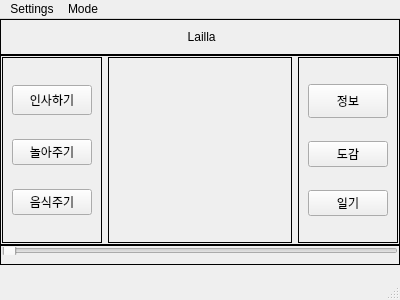
<?xml version="1.0" encoding="UTF-8"?>
<ui version="4.0">
 <class>MainModeWindow</class>
 <widget class="QMainWindow" name="MainModeWindow">
  <property name="geometry">
   <rect>
    <x>0</x>
    <y>0</y>
    <width>400</width>
    <height>300</height>
   </rect>
  </property>
  <property name="sizePolicy">
   <sizepolicy hsizetype="Fixed" vsizetype="Fixed">
    <horstretch>0</horstretch>
    <verstretch>0</verstretch>
   </sizepolicy>
  </property>
  <property name="minimumSize">
   <size>
    <width>400</width>
    <height>300</height>
   </size>
  </property>
  <property name="maximumSize">
   <size>
    <width>400</width>
    <height>300</height>
   </size>
  </property>
  <property name="windowTitle">
   <string>My Robot Online</string>
  </property>
  <property name="locale">
   <locale language="Korean" country="SouthKorea"/>
  </property>
  <widget class="QWidget" name="centralwidget">
   <property name="sizePolicy">
    <sizepolicy hsizetype="Preferred" vsizetype="Preferred">
     <horstretch>0</horstretch>
     <verstretch>0</verstretch>
    </sizepolicy>
   </property>
   <property name="maximumSize">
    <size>
     <width>400</width>
     <height>267</height>
    </size>
   </property>
   <property name="locale">
    <locale language="Korean" country="SouthKorea"/>
   </property>
   <widget class="QFrame" name="verticalFrame">
    <property name="enabled">
     <bool>true</bool>
    </property>
    <property name="geometry">
     <rect>
      <x>0</x>
      <y>0</y>
      <width>400</width>
      <height>246</height>
     </rect>
    </property>
    <property name="sizePolicy">
     <sizepolicy hsizetype="Preferred" vsizetype="Preferred">
      <horstretch>0</horstretch>
      <verstretch>0</verstretch>
     </sizepolicy>
    </property>
    <property name="maximumSize">
     <size>
      <width>400</width>
      <height>267</height>
     </size>
    </property>
    <property name="layoutDirection">
     <enum>Qt::LayoutDirection::LeftToRight</enum>
    </property>
    <property name="frameShape">
     <enum>QFrame::Shape::NoFrame</enum>
    </property>
    <property name="frameShadow">
     <enum>QFrame::Shadow::Plain</enum>
    </property>
    <property name="lineWidth">
     <number>1</number>
    </property>
    <layout class="QVBoxLayout" name="verticalLayout">
     <property name="spacing">
      <number>0</number>
     </property>
     <property name="leftMargin">
      <number>0</number>
     </property>
     <property name="topMargin">
      <number>0</number>
     </property>
     <property name="rightMargin">
      <number>0</number>
     </property>
     <property name="bottomMargin">
      <number>0</number>
     </property>
     <item>
      <widget class="QFrame" name="horizontalFrame_Top">
       <property name="maximumSize">
        <size>
         <width>400</width>
         <height>36</height>
        </size>
       </property>
       <property name="frameShape">
        <enum>QFrame::Shape::Box</enum>
       </property>
       <layout class="QHBoxLayout" name="horizontalLayout_Mid">
        <property name="leftMargin">
         <number>1</number>
        </property>
        <property name="rightMargin">
         <number>1</number>
        </property>
        <item>
         <widget class="QLabel" name="label_Name">
          <property name="maximumSize">
           <size>
            <width>400</width>
            <height>36</height>
           </size>
          </property>
          <property name="text">
           <string>&lt;Lv.1&gt; Lailla</string>
          </property>
          <property name="alignment">
           <set>Qt::AlignmentFlag::AlignCenter</set>
          </property>
         </widget>
        </item>
       </layout>
      </widget>
     </item>
     <item>
      <widget class="QFrame" name="horizontalFrame_Mid">
       <property name="maximumSize">
        <size>
         <width>400</width>
         <height>190</height>
        </size>
       </property>
       <property name="frameShape">
        <enum>QFrame::Shape::Box</enum>
       </property>
       <layout class="QHBoxLayout" name="horizontalLayout">
        <property name="leftMargin">
         <number>1</number>
        </property>
        <property name="topMargin">
         <number>1</number>
        </property>
        <property name="rightMargin">
         <number>1</number>
        </property>
        <property name="bottomMargin">
         <number>1</number>
        </property>
        <item>
         <widget class="QFrame" name="verticalFrame_Left">
          <property name="maximumSize">
           <size>
            <width>100</width>
            <height>186</height>
           </size>
          </property>
          <property name="frameShape">
           <enum>QFrame::Shape::Box</enum>
          </property>
          <layout class="QVBoxLayout" name="verticalLayout_2">
           <property name="spacing">
            <number>6</number>
           </property>
           <item>
            <widget class="QPushButton" name="pushButton_1">
             <property name="maximumSize">
              <size>
               <width>100</width>
               <height>30</height>
              </size>
             </property>
             <property name="text">
              <string>인사하기</string>
             </property>
            </widget>
           </item>
           <item>
            <widget class="QPushButton" name="pushButton_2">
             <property name="text">
              <string>놀아주기</string>
             </property>
            </widget>
           </item>
           <item>
            <widget class="QPushButton" name="pushButton_3">
             <property name="text">
              <string>음식주기</string>
             </property>
            </widget>
           </item>
          </layout>
         </widget>
        </item>
        <item>
         <widget class="QLabel" name="label">
          <property name="enabled">
           <bool>true</bool>
          </property>
          <property name="frameShape">
           <enum>QFrame::Shape::Box</enum>
          </property>
          <property name="text">
           <string>&lt;Character Img&gt;</string>
          </property>
          <property name="alignment">
           <set>Qt::AlignmentFlag::AlignCenter</set>
          </property>
         </widget>
        </item>
        <item>
         <widget class="QFrame" name="verticalFrame_right">
          <property name="maximumSize">
           <size>
            <width>100</width>
            <height>186</height>
           </size>
          </property>
          <property name="frameShape">
           <enum>QFrame::Shape::Box</enum>
          </property>
          <layout class="QVBoxLayout" name="verticalLayout_3">
           <item>
            <widget class="QPushButton" name="pushButton_4">
             <property name="maximumSize">
              <size>
               <width>100</width>
               <height>34</height>
              </size>
             </property>
             <property name="text">
              <string>정보</string>
             </property>
            </widget>
           </item>
           <item>
            <widget class="QPushButton" name="pushButton_5">
             <property name="text">
              <string>도감</string>
             </property>
            </widget>
           </item>
           <item>
            <widget class="QPushButton" name="pushButton_6">
             <property name="text">
              <string>일기</string>
             </property>
            </widget>
           </item>
          </layout>
         </widget>
        </item>
       </layout>
      </widget>
     </item>
     <item>
      <widget class="QFrame" name="horizontalFrame_Bot">
       <property name="maximumSize">
        <size>
         <width>400</width>
         <height>20</height>
        </size>
       </property>
       <property name="frameShape">
        <enum>QFrame::Shape::Box</enum>
       </property>
       <layout class="QHBoxLayout" name="horizontalLayout_2">
        <property name="spacing">
         <number>6</number>
        </property>
        <property name="leftMargin">
         <number>1</number>
        </property>
        <property name="topMargin">
         <number>1</number>
        </property>
        <property name="rightMargin">
         <number>1</number>
        </property>
        <item>
         <widget class="QSlider" name="horizontalSlider">
          <property name="maximumSize">
           <size>
            <width>396</width>
            <height>30</height>
           </size>
          </property>
          <property name="orientation">
           <enum>Qt::Orientation::Horizontal</enum>
          </property>
         </widget>
        </item>
       </layout>
      </widget>
     </item>
    </layout>
   </widget>
  </widget>
  <widget class="QMenuBar" name="menubar">
   <property name="geometry">
    <rect>
     <x>0</x>
     <y>0</y>
     <width>400</width>
     <height>33</height>
    </rect>
   </property>
   <property name="maximumSize">
    <size>
     <width>400</width>
     <height>33</height>
    </size>
   </property>
   <widget class="QMenu" name="menuSettings">
    <property name="title">
     <string>Settings</string>
    </property>
    <addaction name="action1"/>
   </widget>
   <widget class="QMenu" name="menuMode">
    <property name="title">
     <string>Mode</string>
    </property>
    <addaction name="actionLight_Mode"/>
   </widget>
   <addaction name="menuSettings"/>
   <addaction name="menuMode"/>
  </widget>
  <widget class="QStatusBar" name="statusbar">
   <property name="enabled">
    <bool>true</bool>
   </property>
  </widget>
  <action name="action1">
   <property name="text">
    <string>Name Setting</string>
   </property>
  </action>
  <action name="actionLight_Mode">
   <property name="text">
    <string>Light Mode</string>
   </property>
  </action>
 </widget>
 <resources/>
 <connections/>
</ui>
